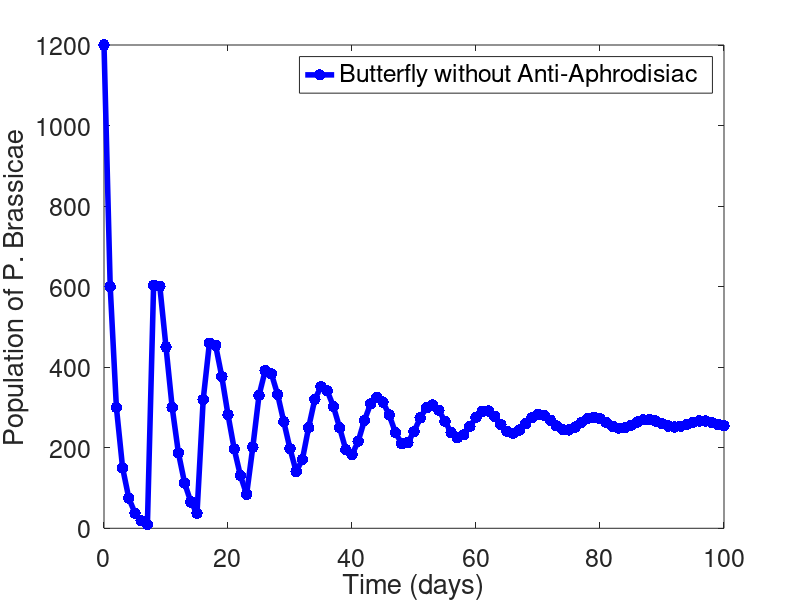

The MATLAB source for this figure:

%%%%%%%%%%%%%%%%%%%%%%%%%%%%%%%%%%%%%%%%%%%%%%%%%%%%%%%%%%%%%%%%%%%%%%
%
% FUNCTION: 
%
% Author: 
% Institution: TCNJ
% Created: 
%
%%%%%%%%%%%%%%%%%%%%%%%%%%%%%%%%%%%%%%%%%%%%%%%%%%%%%%%%%%%%%%%%%%%%%%

function butterfly_Vs_Butterflies_Model()

%
% Time Information / Initialization
%
TFinal = 100;        % Simulation runs until time = TFinal. ie runs for 200 days
dt = 1;             % Time-step, should be one day
t = 0;              % Initialize Time to 0. Time will be in days
n = 0;              % Ininitalize index counter

%
% Initial Values
%
Butterpop0 = 1200;  % Initial Population of Butterflies
Vpop0 = 600;        % Initial Population of Virgin Female Butterflies
Mpop0 = 0;          % Initial Population of Mated Female Butterflies
Es0 = 0;            % Initial number of eggs layed in a safe place
Ed0 = 0;            % Initial number of eggs layed in a dangerous place

%
% Parameter Values
%
lambda = 7;         % number of eggs laid by butterfly
sigma = 0.30;        % rate at which the butterflies mate
mu = 0.20;           % death rate

gammaD = .3;

pD = .75;
pS = .25;

%
% Reference Variables
%                        
sevenDays = 0;      % shows it has not been 7 days yet

                        
%
% Saves Initial Values into Storage Vectors
%
Butterpop(1) = Butterpop0;
Vpop(1) = Vpop0;
Mpop(1) = Mpop0;
storeMpop(1) = Mpop0;

TimeVec(1) = t;

%
% While-loop that iteratively solves the coupled, differential equation
% system
%
while t < TFinal

    % Iterate storage counter and time, t
    n = n + 1;
    t = t + dt;
    
    %
    % Solve Virgin female population ODE w/ Euler Method
    %
    if mod(t, 7) == 0
        sevenDays = 1;
    end

    if sevenDays == 0
        % it has not been 7 days yet, the eggs have not begun to hatch
        Vpop(n+1) = Vpop(n) + dt * ( -1*(mu + sigma)*Vpop(n) );
    else 
        % the eggs are hatching, we are assumng 1/2 are female
        Vpop(n+1) = Vpop(n) + dt * ( (0.5)*(lambda*storeMpop(n-6))*(pS + pD*gammaD) - mu*Vpop(n) - sigma*Vpop(n) ) ;
    end

    %
    % Solve Mated female Butterfly population ODE w/ Euler Method
    %
     Mpop(n+1) = Mpop(n) + dt * ( sigma*Vpop(n) );    
      
               
    %
    % Solve Overall Butterfly population
    %    
     Butterpop(n+1) =  2*Vpop(n+1) ;

    
    % Butterflies/Wasps die after laying their eggs
     storeMpop(n+1) = Mpop(n+1);
     Mpop(n+1) = 0; 

    
    % Next time in time storage vector
     TimeVec(n+1) = t;   
     
end

%
% Plot Attributes
%
lw = 4;  % LineWidth (how thick the lines should be)
ms = 25; % MarkerSize (how big the plot points should be)
fs = 18; % FontSize (how big the font should be for labels)

%
% PLOT 1: Populations vs. Time
%
figure(2)
plot(TimeVec,Butterpop,'b.-','LineWidth',lw,'MarkerSize',ms); hold on;
xlabel('Time (days)');
ylabel('Population of P. Brassicae');
leg = legend('Butterfly without Anti-Aphrodisiac');
set(gca,'FontSize',fs);
set(leg,'FontSize',fs);